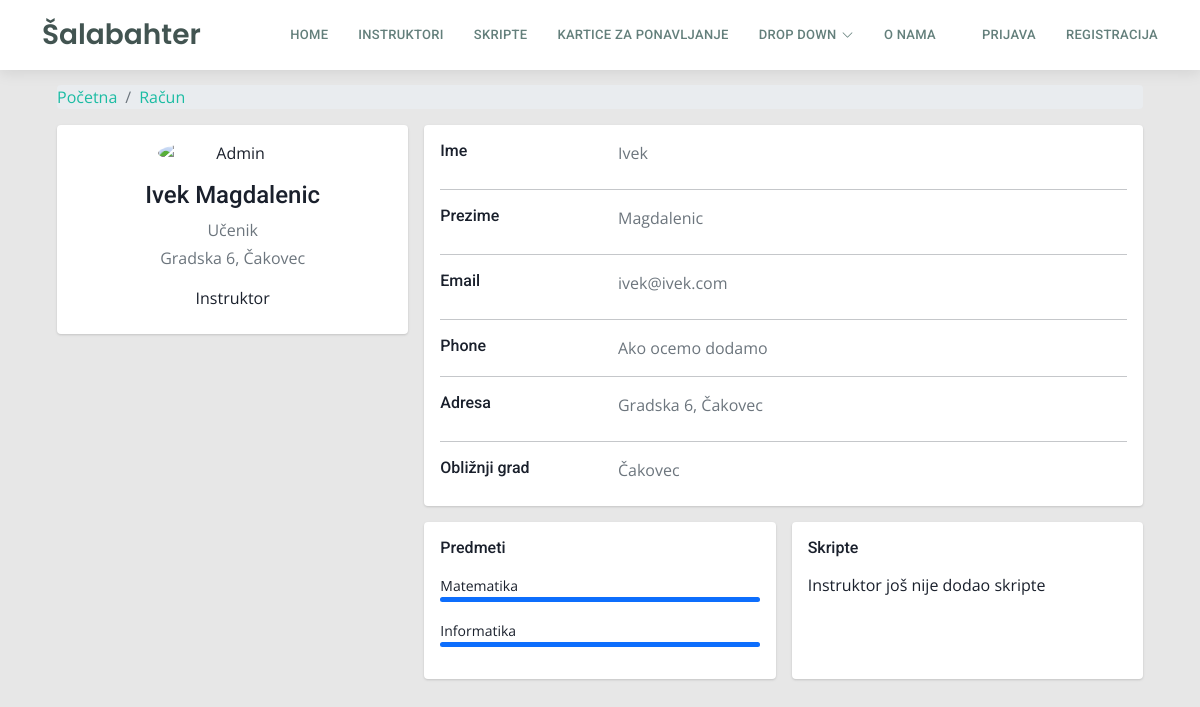
/profil?korisnik=21, run on the app's committed database.
### tables this page shows
CREATE TABLE `korisnik` (
  `korisnik_id` int(11) NOT NULL,
  `ime` varchar(50) DEFAULT NULL,
  `prezime` varchar(50) DEFAULT NULL,
  `email` varchar(100) DEFAULT NULL,
  `lozinka` varchar(255) DEFAULT NULL,
  `adresa` varchar(255) DEFAULT NULL,
  `prebivaliste` varchar(255) NOT NULL,
  `mjesto` int(5) DEFAULT NULL,
  `slika_korisnika` varchar(255) DEFAULT NULL,
  `status_korisnika` int(20) DEFAULT NULL,
  `isAdmin` tinyint(1) NOT NULL
);

CREATE TABLE `statuskorisnika` (
  `status_id` int(11) NOT NULL,
  `status_naziv` varchar(50) DEFAULT NULL
);

CREATE TABLE `gradovi` (
  `grad_id` int(11) NOT NULL,
  `naziv_grada` varchar(255) DEFAULT NULL,
  `zupanija_id` int(11) DEFAULT NULL,
  `postanski_broj` int(11) NOT NULL
);

CREATE TABLE `predmeti` (
  `predmet_id` int(11) NOT NULL,
  `naziv_predmeta` varchar(255) DEFAULT NULL,
  `predmet_boja` varchar(255) NOT NULL
);

### profil/index.php (the view, shortened to what this page needs)
<?php
$con = require "../ukljucivanje/connection/spajanje.php";
$korisnikID = $_GET['korisnik'];
$sqlOdabraniKorisnik = "SELECT korisnik.korisnik_id,  ime,prezime,email,adresa,prebivaliste,naziv_grada, grad_id, status_naziv FROM korisnik, statuskorisnika, gradovi WHERE korisnik.korisnik_id={$korisnikID} AND  korisnik.status_korisnika=statuskorisnika.status_id AND korisnik.mjesto=gradovi.grad_id";
$rezultatOdabraniKorisnik = $con->query($sqlOdabraniKorisnik);
$korisnik = $rezultatOdabraniKorisnik->fetch_assoc();
$sqlProvjeraInstruktora = "SELECT * FROM instruktori WHERE korisnik_id =  {$korisnikID}";
$rezultatInstruktor = $con->query($sqlProvjeraInstruktora);
$instruktor = $rezultatInstruktor->fetch_assoc();
if ($rezultatInstruktor->num_rows > 0) {
  $korisnikJeInstruktor = true;
} else {
  $korisnikJeInstruktor = false;
}
if ($korisnikJeInstruktor) {
  $sqlInstruktoroviPredmeti = "SELECT naziv_predmeta FROM instruktorovipredmeti,predmeti WHERE instruktorovipredmeti.predmet_id=predmeti.predmet_id AND instruktorovipredmeti.instruktor_id = {$instruktor['instruktor_id']}";
  $rezultatInstruktoroviPredmeti = $con->query($sqlInstruktoroviPredmeti);
  $sqlSkripteKorisnika = "SELECT * FROM skripte WHERE korisnik_id = {$korisnikID}";
  $resultSkripteKorisnika = $con->query($sqlSkripteKorisnika);
  if ($resultSkripteKorisnika->num_rows > 0) {
    $korisnikImaSkripte = true;
  } else {
    $korisnikImaSkripte = false;
  }
}
?>
<!DOCTYPE html>
<html lang="en">
<head>
  <?php include '../assets/css/stiliranjeSporedno.php'; ?>
  <link rel="stylesheet" href="https://cdnjs.cloudflare.com/ajax/libs/font-awesome/4.7.0/css/font-awesome.min.css">
  <link href="../assets/css/dashboard.css" rel="stylesheet">
  <link href="../assets/css/recenzije.css" rel="stylesheet">
</head>
<body>
  <?php include '../ukljucivanje/header.php'; ?>
  <div class="container">
    <div class="main-body">
      <nav aria-label="breadcrumb" class="main-breadcrumb">
        <ol class="breadcrumb">
          <li class="breadcrumb-item"><a href="../">Početna</a></li>
          <li class="breadcrumb-item active"><a href="javascript:void(0)" aria-current="page">Račun</a></li>
        </ol>
      </nav>
      <div class="row gutters-sm">
        <div class="col-md-4 mb-3 ">
          <div class="card">
            <div class="card-body">
              <div class="d-flex flex-column align-items-center text-center">
                <img src="https://bootdey.com/img/Content/avatar/avatar7.png" alt="Admin" class="rounded-circle" width="150">
                <div class="mt-3">
                  <h4> <?php echo $korisnik["ime"] . " " . $korisnik["prezime"] ?> </h4>
                  <p class="text-secondary mb-1">
                    <?php echo $korisnik['status_naziv']; ?></p>
                  <p class="text-muted font-size-sm"><?php echo $korisnik["adresa"] . ",  ";
                                                      echo $korisnik['prebivaliste']; ?></p>
                  <?php if ($korisnikJeInstruktor) :
                  ?>
                    <label class="text">Instruktor</label>
                  <?php endif; ?>
                </div>
              </div>
            </div>
          </div>
        </div>
        <div class="col-md-8">
          <div class="card mb-3">
            <div class="card-body">
              <div class="row">
                <div class="col-sm-3">
                  <h6 class="mb-0">Ime</h6>
                </div>
                <div class="col-sm-5 text-secondary">
                  <label type="text"><?php echo $korisnik["ime"]
                                      ?></label>
                </div>
              </div>
              <hr>
              <div class="row">
                <div class="col-sm-3">
                  <h6 class="mb-0">Prezime</h6>
                </div>
                <div class="col-sm-5 text-secondary">
                  <label type="text"><?php echo $korisnik["prezime"]
                                      ?></label>
                </div>
              </div>
              <hr>
              <div class="row">
                <div class="col-sm-3">
                  <h6 class="mb-0">Email</h6>
                </div>
                <div class="col-sm-9 text-secondary">
                  <label type="text"><?php echo $korisnik["email"]
                                      ?></label>
                </div>
              </div>
              <hr>
              <div class="row">
                <div class="col-sm-3">
                  <h6 class="mb-0">Phone</h6>
                </div>
                <div class="col-sm-9 text-secondary">
                  Ako ocemo dodamo
                </div>
              </div>
              <hr>
              <div class="row">
                <div class="col-sm-3">
                  <h6 class="mb-0">Adresa</h6>
                </div>
                <div class="col-sm-7 text-secondary">
                  <label type="text"><?php echo $korisnik["adresa"] . ", " .  $korisnik["prebivaliste"]  ?></label>
                </div>
              </div>
              <hr>
              <div class="row">
                <div class="col-sm-3">
                  <h6 class="mb-0">Obližnji grad</h6>
                </div>
                <div class="col-sm-9 text-secondary">
                  <label type="text"><?php echo $korisnik["naziv_grada"];
                                      ?></label>
                </div>
              </div>
            </div>
          </div>
          <?php if ($korisnikJeInstruktor) : ?>
            <div class="row gutters-sm">
              <div class="col-sm-6 mb-3">
                <div class="card h-100">
                  <div class="card-body">
                    <h6 class="d-flex align-items-center mb-3">Predmeti</h6>
                    <?php while ($row = $rezultatInstruktoroviPredmeti->fetch_assoc()) : ?>
                      <small><?php echo $row['naziv_predmeta']; ?></small>
                      <div class="progress mb-3" style="height: 5px">
                        <div class="progress-bar bg-primary" role="progressbar" style="width: 100%" aria-valuenow="80" aria-valuemin="0" aria-valuemax="100"></div>
                      </div>
                    <?php endwhile; ?>
                  </div>
                </div>
              </div>
              <div class="col-sm-6 mb-3">
                <div class="card h-100">
                  <div class="card-body">
                    <h6 class="d-flex align-items-center mb-3">Skripte</h6>
                    <div class="row overflow-auto" style="max-height: 300px;">
                      <div class="col-sm mb-3">
                        <?php
                        if ($korisnikImaSkripte) :
                          while ($row = $resultSkripteKorisnika->fetch_assoc()) : ?>
                            <div class="card-body">
                              <small><?php echo $row['naziv_skripte']; ?></small>
                              <div class="progress mb-3" style="height: 5px">
                                <div class="progress-bar bg-primary" role="progressbar" style="width: 100%" aria-valuenow="100" aria-valuemin="0" aria-valuemax="100"></div>
                              </div>
                              <a href="<?php echo "../skripte/" . $row['skripta_putanja']; ?>" class="btn btn-primary" download>Preuzmi</a>
                            </div>
                        <?php endwhile;
                        else : echo "Instruktor još nije dodao skripte";
                        endif; ?>
                      </div>
                    </div>
                  </div>
                </div>
              </div>
            </div>
          <?php endif; ?>
        </div>
      </div>
    </div>
  </div>
</body>
</html>

### assets/css/style.css (style rules this page uses)
body { font-family: "Open Sans", sans-serif; background-color: #f3efff; }
a { text-decoration: none; color: #1bbca3; }
h1, h2, h3, h4, h5, h6 { font-family: "Roboto", sans-serif; }

### assets/css/dashboard.css (style rules this page uses)
body { color: #1a202c; text-align: left; background-color: #e7e7e7; }
.main-body { padding: 15px; }
.card { box-shadow: 0 1px 3px 0 rgba(0,0,0,.1), 0 1px 2px 0 rgba(0,0,0,.06); }
.card { position: relative; display: flex; flex-direction: column; min-width: 0; word-wrap: break-word; background-color: #fff; background-clip: border-box; border: 0 solid rgba(0,0,0,.125); border-radius: .25rem; }
.card-body { flex: 1 1 auto; min-height: 1px; padding: 1rem; }
.gutters-sm { margin-right: -8px; margin-left: -8px; }
.gutters-sm>.col, .gutters-sm>[class*=col-] { padding-right: 8px; padding-left: 8px; }
.mb-3, .my-3 { margin-bottom: 1rem!important; }
.h-100 { height: 100%!important; }

### data on the page
korisnik: ime "Ivek", prezime "Magdalenic", status_korisnika.status_naziv "Učenik", adresa "Gradska 6", prebivaliste "Čakovec", email "ivek@ivek.com", mjesto.naziv_grada "Čakovec"
predmeti: naziv_predmeta "Matematika"
predmeti: naziv_predmeta "Informatika"
